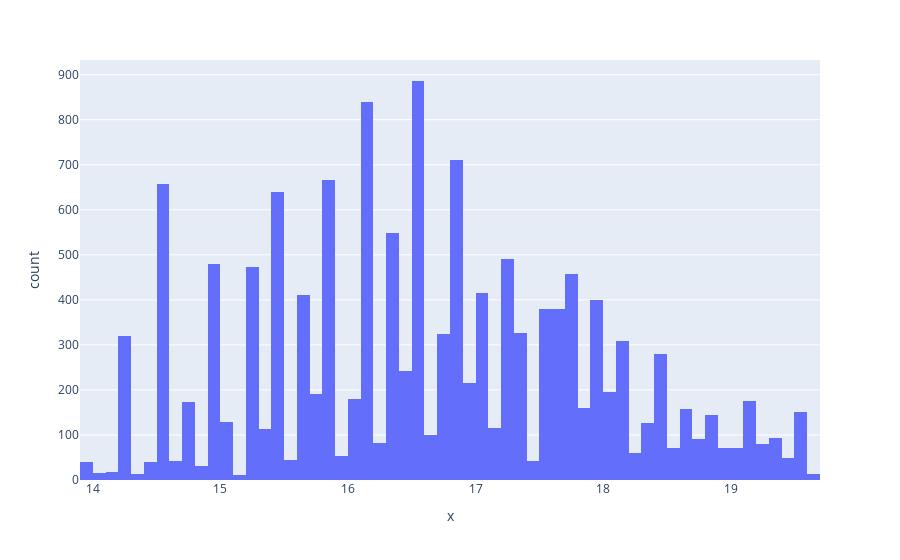

Here is the notebook cell this chart was saved with:
### Code cell
fig = px.histogram( x = new_df.log_networth)
fig.show()

### Figure 1 — Plotly figure (JSON) as saved in the notebook; plotly's stock layout.template omitted (floating-point values rounded to 4 significant figures; data arrays with more than 128 entries replaced by an {"elided": "..."} marker saying what was removed)
{"data": [{"alignmentgroup": "True", "bingroup": "x", "hovertemplate": "x=%{x}<br>count=%{y}<extra></extra>", "legendgroup": "", "marker": {"color": "#636efa", "pattern": {"shape": ""}}, "name": "", "offsetgroup": "", "orientation": "v", "showlegend": false, "type": "histogram", "x": {"elided": "13989 float values"}, "xaxis": "x", "yaxis": "y"}], "layout": {"barmode": "relative", "legend": {"tracegroupgap": 0}, "margin": {"t": 60}, "xaxis": {"anchor": "y", "domain": [0, 1], "title": {"text": "x"}}, "yaxis": {"anchor": "x", "domain": [0, 1], "title": {"text": "count"}}}}
